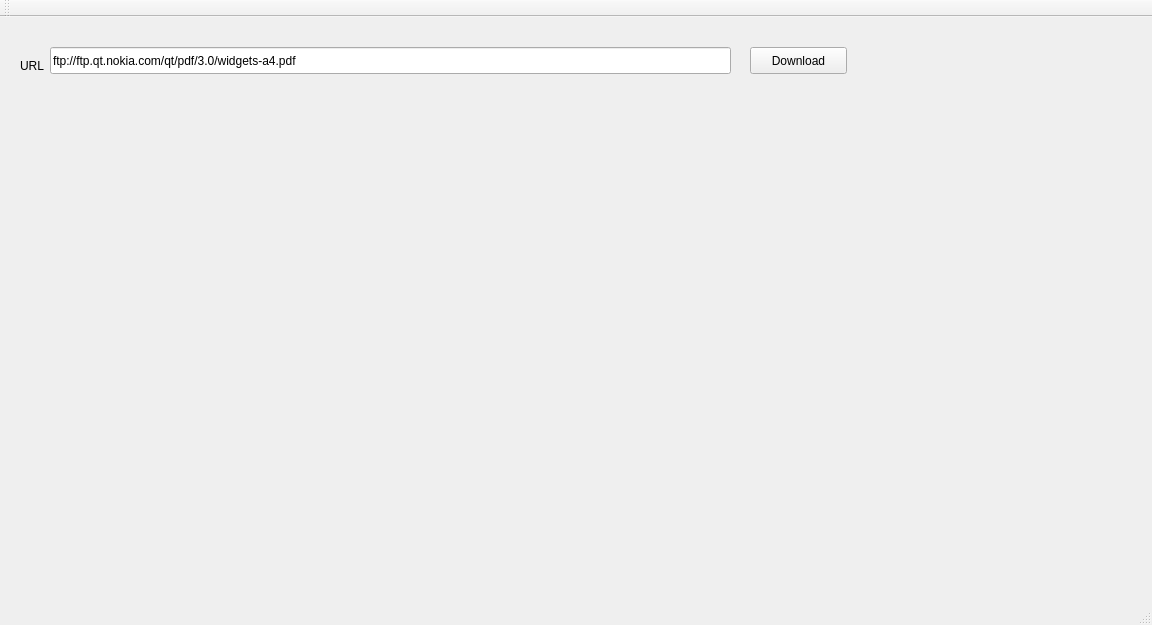
<?xml version="1.0" encoding="UTF-8"?>
<ui version="4.0">
 <class>MainWindow</class>
 <widget class="QMainWindow" name="MainWindow">
  <property name="geometry">
   <rect>
    <x>0</x>
    <y>0</y>
    <width>1152</width>
    <height>625</height>
   </rect>
  </property>
  <property name="windowTitle">
   <string>MainWindow</string>
  </property>
  <widget class="QWidget" name="centralWidget">
   <widget class="QLineEdit" name="download1_lineEdit">
    <property name="geometry">
     <rect>
      <x>50</x>
      <y>30</y>
      <width>681</width>
      <height>27</height>
     </rect>
    </property>
    <property name="text">
     <string>ftp://ftp.qt.nokia.com/qt/pdf/3.0/widgets-a4.pdf</string>
    </property>
   </widget>
   <widget class="QLabel" name="label">
    <property name="geometry">
     <rect>
      <x>20</x>
      <y>40</y>
      <width>31</width>
      <height>17</height>
     </rect>
    </property>
    <property name="text">
     <string>URL</string>
    </property>
   </widget>
   <widget class="QPushButton" name="download1_pushButton">
    <property name="geometry">
     <rect>
      <x>750</x>
      <y>30</y>
      <width>97</width>
      <height>27</height>
     </rect>
    </property>
    <property name="text">
     <string>Download</string>
    </property>
   </widget>
  </widget>
  <widget class="QMenuBar" name="menuBar">
   <property name="geometry">
    <rect>
     <x>0</x>
     <y>0</y>
     <width>1152</width>
     <height>25</height>
    </rect>
   </property>
  </widget>
  <widget class="QToolBar" name="mainToolBar">
   <attribute name="toolBarArea">
    <enum>TopToolBarArea</enum>
   </attribute>
   <attribute name="toolBarBreak">
    <bool>false</bool>
   </attribute>
  </widget>
  <widget class="QStatusBar" name="statusBar"/>
 </widget>
 <layoutdefault spacing="6" margin="11"/>
 <resources/>
 <connections/>
</ui>
